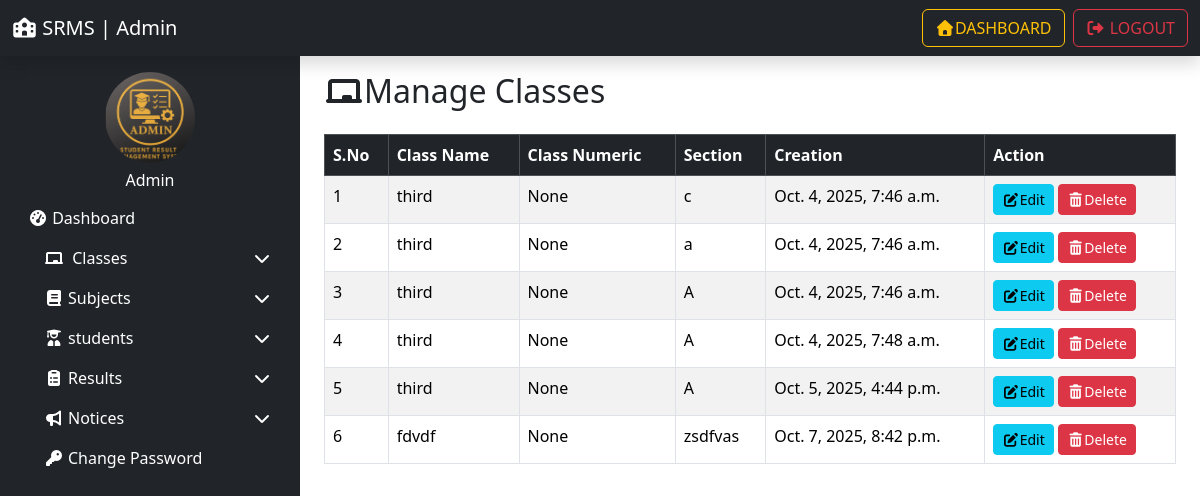
Page /manage_classes/ (signed in) on the committed database.
### resultapp/models.py (models this page shows, shortened)
class Class(models.Model):
    class_name = models.CharField(max_length=50)
    class_numeric = models.IntegerField(null=True, blank=True)
    section = models.CharField(max_length=20)
    creation_date = models.DateTimeField(auto_now_add=True)
    updation_date = models.DateTimeField(auto_now=True)

### resultapp/views.py (the view, shortened to what this page needs)
# urls.py: path('manage_classes/' ,manage_classes, name='manage_classes'),
@login_required
@login_required
def manage_classes(request):
    classes = Class.objects.all()
    return render(request, "manage_classes.html", locals())  # ✅ now you're passing a dict

### resultapp/templates/manage_classes.html (shortened to what this page needs)
{% extends 'admin_base.html' %}
{% load static %}
{% block content %}
<div class="container">
     <h2 class="mb-4"><i class="fas fa-chalkboard "></i>Manage Classes</h2>
  <table class="table table-bordered  table-striped ">
           <thead class="table-dark">
            <tr>
                  <th>S.No</th>
                   <th>Class Name</th>
                    <th>Class Numeric</th>
                     <th>Section</th>
                      <th>Creation</th>
                         <th>Action</th>
            </tr>
           </thead>
           <tbody>
            {% for c in classes%}
            <tr>
                  <td>{{forloop.counter}}</td>
                   <td>{{c.class_name}}</td>
                    <td>{{c.class_numeric}}</td>
                     <td>{{c.section}}</td>
                      <td>{{c.creation_date}}</td>
                      <td>
                        <a href="{% url 'edit_class' c.id  %}"  class="btn btn-info btn-sm" ><i class="fas fa-edit"></i>Edit</a>
                        <a href="?delete={{c.id}}" onclick="return confirm('Are you want sure to delete ?')" class="btn btn-danger btn-sm" ><i class="fas fa-trash-alt"></i>Delete</a>
                      </td>
            </tr>
            {% empty %}
            <tr>
                  <td colspan="6" class="text-center">
                       No classes found
                  </td>
            </tr>
            {% endfor %}
           </tbody>
  </table>
</div>
{% endblock %}

### rows in the picture
Class: class_name "third", class_numeric "None", section "c", creation_date "Oct. 4, 2025, 7:46 a.m."
Class: class_name "third", class_numeric "None", section "a", creation_date "Oct. 4, 2025, 7:46 a.m."
Class: class_name "third", class_numeric "None", section "A", creation_date "Oct. 4, 2025, 7:46 a.m."
Class: class_name "third", class_numeric "None", section "A", creation_date "Oct. 4, 2025, 7:48 a.m."
Class: class_name "third", class_numeric "None", section "A", creation_date "Oct. 5, 2025, 4:44 p.m."
Class: class_name "fdvdf", class_numeric "None", section "zsdfvas", creation_date "Oct. 7, 2025, 8:42 p.m."
